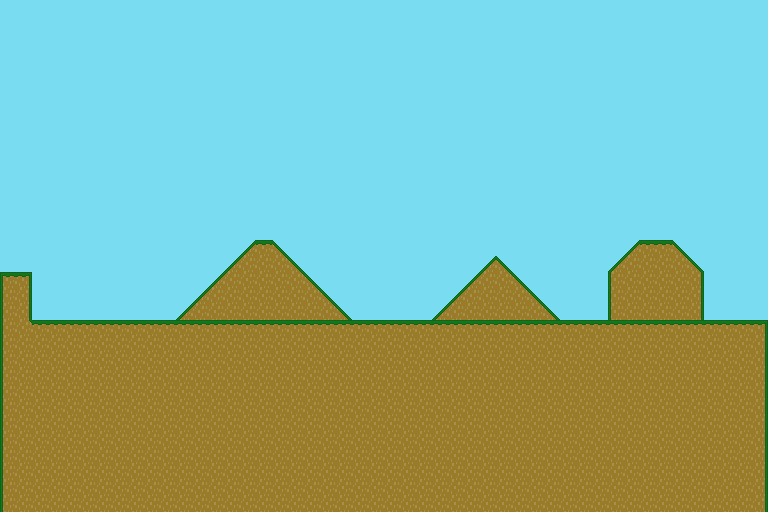

This is a level from a 2D game, rendered from its Tiled map with the project's own tilesets. A one-line summary and the map file follow, with tile-layer data summarised:
An orthogonal 48x32 tile map with 16x16 px tiles, 2 tile layers (Tile Layer 2, Tile Layer 1) and 2 objects (Player, Exit_Door).

<map version="1.0" orientation="orthogonal" renderorder="right-down" width="48" height="32" tilewidth="16" tileheight="16" nextobjectid="3">
 <tileset firstgid="1" name="Outdoor_Tileset_Slope" tilewidth="16" tileheight="16" tilecount="64" columns="8">
  <image source="../assets/Outdoor_Tileset_Slope.png" width="128" height="128" />
  <terraintypes>
   <terrain name="Solid_Blocks" tile="-1" />
  </terraintypes>
  <tile id="0">
   <properties>
    <property name="collidable" type="bool" value="true" />
    <property name="one_way_platform" type="bool" value="true" />
   </properties>
  </tile>
  <tile id="1">
   <properties>
    <property name="collidable" type="bool" value="true" />
    <property name="one_way_platform" type="bool" value="true" />
   </properties>
  </tile>
  <tile id="2">
   <properties>
    <property name="collidable" type="bool" value="true" />
    <property name="one_way_platform" type="bool" value="true" />
   </properties>
  </tile>
  <tile id="8">
   <properties>
    <property name="collidable" type="bool" value="true" />
   </properties>
  </tile>
  <tile id="9">
   <properties>
    <property name="collidable" type="bool" value="true" />
   </properties>
  </tile>
  <tile id="10">
   <properties>
    <property name="collidable" type="bool" value="true" />
   </properties>
  </tile>
  <tile id="16" terrain="0,,,">
   <properties>
    <property name="collidable" type="bool" value="true" />
    <property name="solid" type="bool" value="true" />
   </properties>
  </tile>
  <tile id="17">
   <properties>
    <property name="collidable" type="bool" value="true" />
    <property name="solid" type="bool" value="true" />
   </properties>
  </tile>
  <tile id="18" terrain=",0,,">
   <properties>
    <property name="collidable" type="bool" value="true" />
    <property name="solid" type="bool" value="true" />
   </properties>
  </tile>
  <tile id="24">
   <properties>
    <property name="collidable" type="bool" value="true" />
    <property name="solid" type="bool" value="true" />
   </properties>
  </tile>
  <tile id="25">
   <properties>
    <property name="collidable" type="bool" value="true" />
    <property name="solid" type="bool" value="true" />
   </properties>
  </tile>
  <tile id="26">
   <properties>
    <property name="collidable" type="bool" value="true" />
    <property name="solid" type="bool" value="true" />
   </properties>
  </tile>
  <tile id="32">
   <properties>
    <property name="collidable" type="bool" value="true" />
    <property name="slope_right" type="bool" value="true" />
   </properties>
  </tile>
  <tile id="33">
   <properties>
    <property name="collidable" type="bool" value="true" />
    <property name="slope_left" type="bool" value="true" />
   </properties>
  </tile>
  <tile id="40">
   <properties>
    <property name="collidable" type="bool" value="true" />
    <property name="solid" type="bool" value="true" />
   </properties>
  </tile>
  <tile id="41">
   <properties>
    <property name="collidable" type="bool" value="true" />
    <property name="solid" type="bool" value="true" />
   </properties>
  </tile>
 </tileset>
 <layer name="Tile Layer 2" width="48" height="32">
  <data>[1536 cells, 1536 non-empty, 1 distinct tile ids]</data>
 </layer>
 <layer name="Tile Layer 1" width="48" height="32">
  <data>[1536 cells, 665 non-empty, 10 distinct tile ids]</data>
 </layer>
 <objectgroup name="Spawn Points" opacity="0">
  <object id="1" name="Player" x="384" y="304" width="16" height="16" />
  <object id="2" name="Exit_Door" x="80" y="272" width="32" height="48" />
 </objectgroup>
</map>
